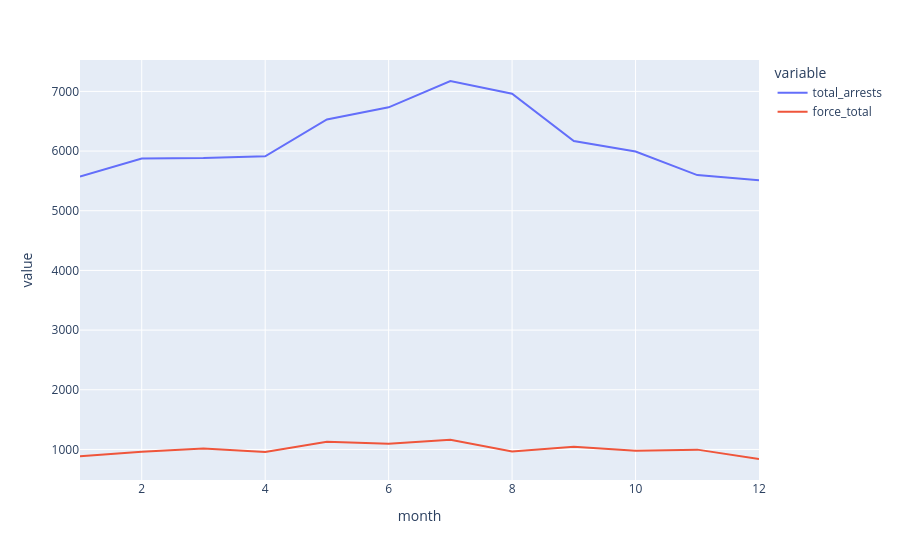

Source (notebook cell):
### Markdown cell above
## NJ Monthly Model

### Code cell
(
    nj_data
        .groupby(["month"])
        .agg({
            "total_arrests" : "sum",
            "force_total" : "sum"
        })
        .plot()
)

### Figure 1 — Plotly figure (JSON) as saved in the notebook; plotly's stock layout.template omitted (floating-point values rounded to 4 significant figures)
{"data": [{"hovertemplate": "variable=total_arrests<br>month=%{x}<br>value=%{y}<extra></extra>", "legendgroup": "total_arrests", "line": {"color": "#636efa", "dash": "solid"}, "marker": {"symbol": "circle"}, "mode": "lines", "name": "total_arrests", "orientation": "v", "showlegend": true, "type": "scatter", "x": [1, 2, 3, 4, 5, 6, 7, 8, 9, 10, 11, 12], "xaxis": "x", "y": [5571, 5876, 5882, 5912, 6529, 6733, 7174, 6961, 6169, 5993, 5597, 5512], "yaxis": "y"}, {"hovertemplate": "variable=force_total<br>month=%{x}<br>value=%{y}<extra></extra>", "legendgroup": "force_total", "line": {"color": "#EF553B", "dash": "solid"}, "marker": {"symbol": "circle"}, "mode": "lines", "name": "force_total", "orientation": "v", "showlegend": true, "type": "scatter", "x": [1, 2, 3, 4, 5, 6, 7, 8, 9, 10, 11, 12], "xaxis": "x", "y": [886, 960, 1018, 956, 1129, 1094, 1163, 964, 1044, 977, 997, 840], "yaxis": "y"}], "layout": {"legend": {"title": {"text": "variable"}, "tracegroupgap": 0}, "margin": {"t": 60}, "xaxis": {"anchor": "y", "domain": [0, 1], "title": {"text": "month"}}, "yaxis": {"anchor": "x", "domain": [0, 1], "title": {"text": "value"}}}}
